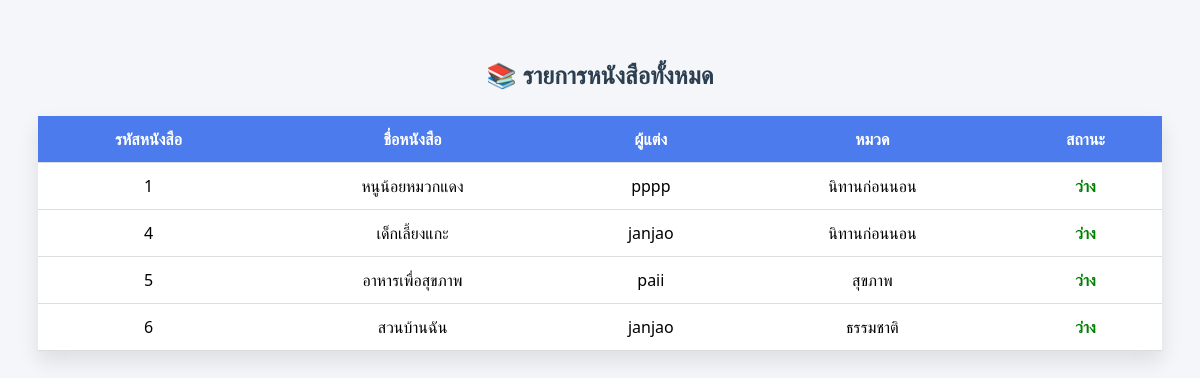
Screenshot of /book.php with the database file from the repository.
### tables this page shows
CREATE TABLE `book` (
  `book_id` int(11) NOT NULL,
  `title` varchar(150) NOT NULL,
  `author` varchar(100) DEFAULT NULL,
  `genre` varchar(50) DEFAULT NULL,
  `status` varchar(20) DEFAULT 'available'
);

### book.php (the view, shortened to what this page needs)
<?php
include "connect.php";
$sql = "SELECT * FROM book";
$result = mysqli_query($conn, $sql);
?>
<!DOCTYPE html>
<html lang="th">
<head>
</head>
<body>
<h2>📚 รายการหนังสือทั้งหมด</h2>
<table>
    <tr>
        <th>รหัสหนังสือ</th>
        <th>ชื่อหนังสือ</th>
        <th>ผู้แต่ง</th>
        <th>หมวด</th>
        <th>สถานะ</th>
    </tr>
    <?php while ($row = mysqli_fetch_assoc($result)) { ?>
    <tr>
        <td><?= $row['book_id']; ?></td>
        <td><?= $row['title']; ?></td>
        <td><?= $row['author'] ?? '-'; ?></td>
        <td><?= $row['genre'] ?? '-'; ?></td>
        <td>
            <?php
                if ($row['status'] == 'available') {
                    echo "<span class='available'>ว่าง</span>";
                } else {
                    echo "<span class='borrowed'>ถูกยืม</span>";
                }
            ?>
        </td>
    </tr>
    <?php } ?>
</table>
</body>
</html>

### book.php (style rules this page uses)
body { font-family: 'Segoe UI', sans-serif; background: #f4f6f9; padding: 30px; }
h2 { text-align: center; color: #2c3e50; margin-bottom: 25px; }
table { width: 100%; border-collapse: collapse; background: #ffffff; box-shadow: 0 10px 20px rgba(0,0,0,0.1); }
th, td { padding: 12px; text-align: center; border-bottom: 1px solid #ddd; }
th { background: #4b7bec; color: white; }
.available { color: green; font-weight: bold; }

### rows the page displays
book: book_id "1", title "หนูน้อยหมวกแดง", author "pppp", genre "นิทานก่อนนอน", status "ว่าง"
book: book_id "4", title "เด็กเลี้ยงแกะ", author "janjao", genre "นิทานก่อนนอน", status "ว่าง"
book: book_id "5", title "อาหารเพื่อสุขภาพ", author "paii", genre "สุขภาพ", status "ว่าง"
book: book_id "6", title "สวนบ้านฉัน", author "janjao", genre "ธรรมชาติ", status "ว่าง"
